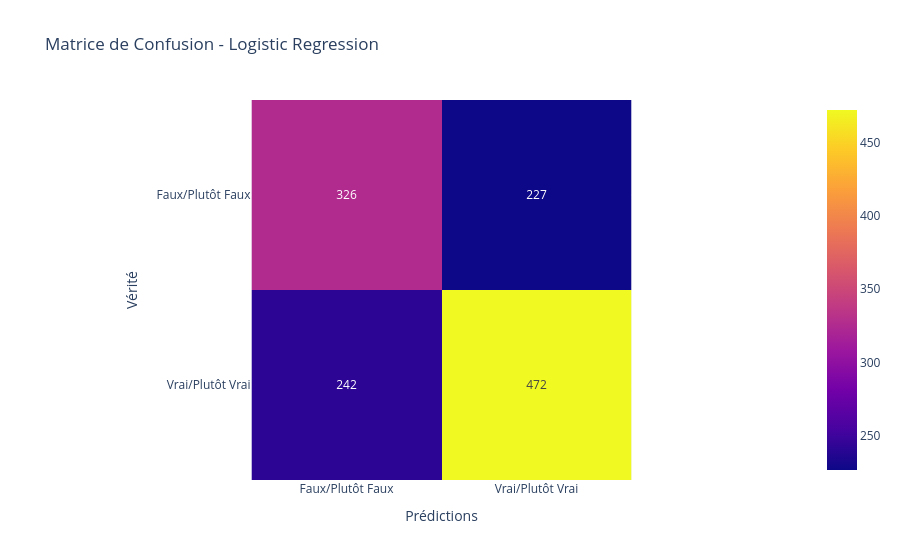

Notebook code cell kept with this figure:
### Code cell
cm_lr = confusion_matrix(y_test, y_pred_lr)
fig = px.imshow(cm_lr, text_auto=True, title="Matrice de Confusion - Logistic Regression", 
                labels=dict(x="Prédictions", y="Vérité"),
                x=['Faux/Plutôt Faux', 'Vrai/Plutôt Vrai'], 
                y=['Faux/Plutôt Faux', 'Vrai/Plutôt Vrai'])
fig.show()

### Figure 1 — Plotly figure (JSON) as saved in the notebook; plotly's stock layout.template omitted (floating-point values rounded to 4 significant figures)
{"data": [{"coloraxis": "coloraxis", "hovertemplate": "Prédictions: %{x}<br>Vérité: %{y}<br>color: %{z}<extra></extra>", "name": "0", "texttemplate": "%{z}", "type": "heatmap", "x": ["Faux/Plutôt Faux", "Vrai/Plutôt Vrai"], "xaxis": "x", "y": ["Faux/Plutôt Faux", "Vrai/Plutôt Vrai"], "yaxis": "y", "z": [[326, 227], [242, 472]]}], "layout": {"coloraxis": {"colorscale": [[0, "#0d0887"], [0.1111, "#46039f"], [0.2222, "#7201a8"], [0.3333, "#9c179e"], [0.4444, "#bd3786"], [0.5556, "#d8576b"], [0.6667, "#ed7953"], [0.7778, "#fb9f3a"], [0.8889, "#fdca26"], [1, "#f0f921"]]}, "title": {"text": "Matrice de Confusion - Logistic Regression"}, "xaxis": {"anchor": "y", "constrain": "domain", "domain": [0, 1], "scaleanchor": "y", "title": {"text": "Prédictions"}}, "yaxis": {"anchor": "x", "autorange": "reversed", "constrain": "domain", "domain": [0, 1], "title": {"text": "Vérité"}}}}
